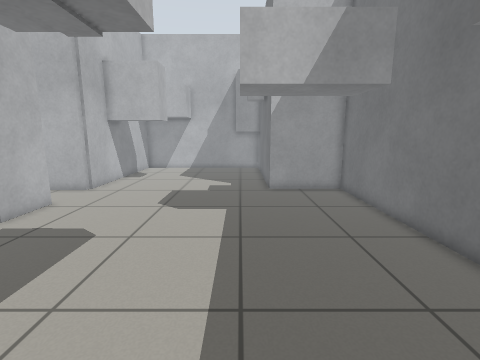
[1] (above)

16 first-person views from a walk through a world built for the Gazebo simulator. The camera is 0.92 m above the floor, tilts 10° down and sees 85° across. The floor is counted in squares, 0.25 m on a side. Each view is taken from the middle of a square. On the plan, view 1 faces up. The plan holds only what a view shows up to about 20 squares ahead; the rest is blank. The place goes on beyond the plan.

[2]
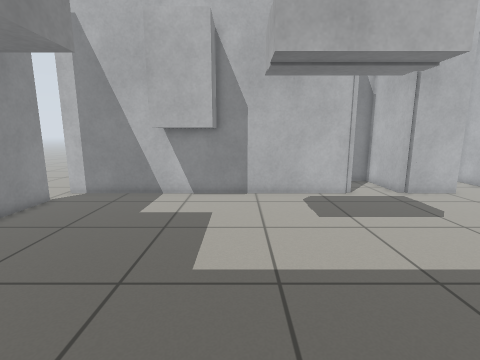

[3]
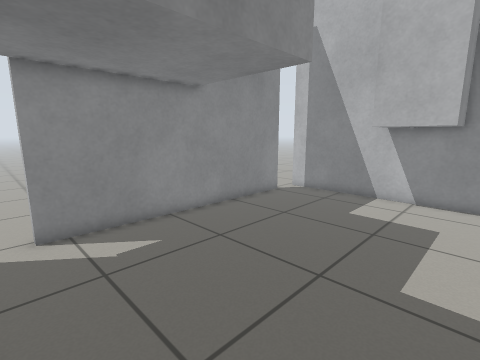

[4]
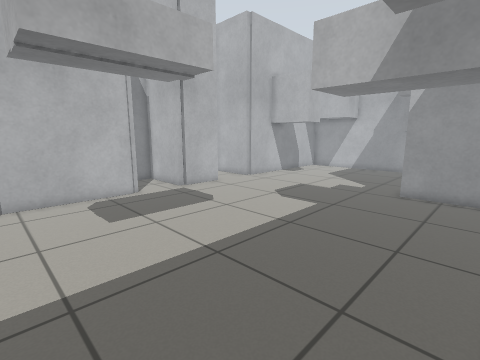

[5]
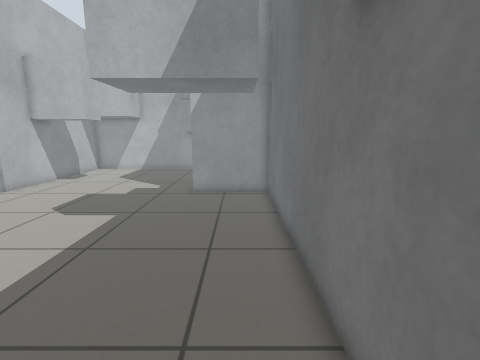

[6]
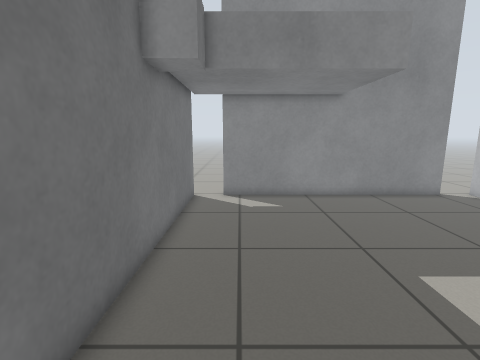

[7]
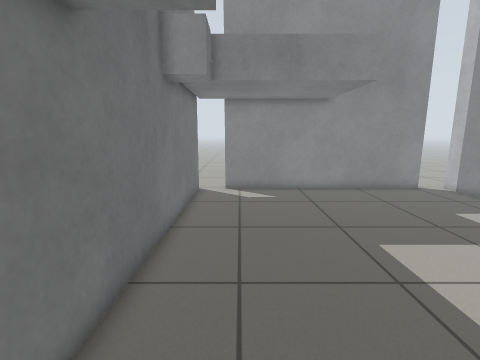

[8]
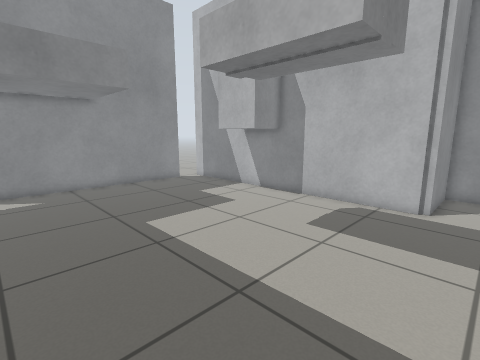

[9]
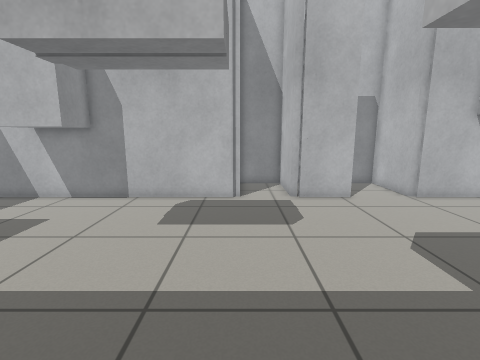

[10]
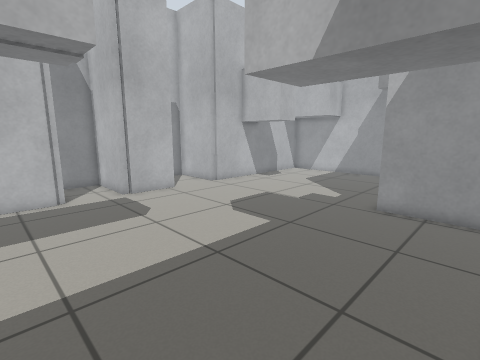

[11]
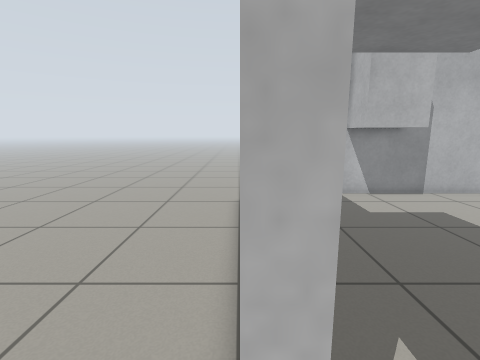

[12]
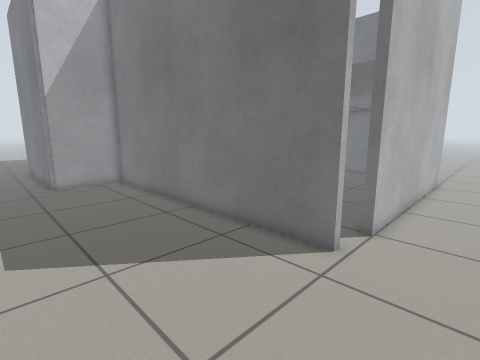

[13]
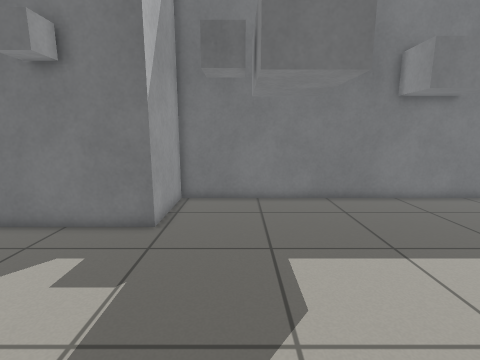

[14]
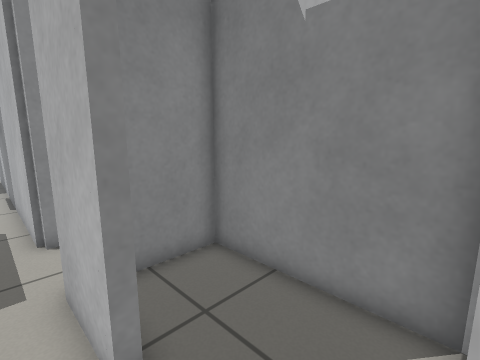

[15]
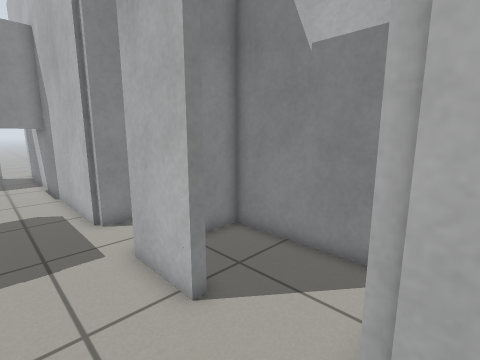

[16]
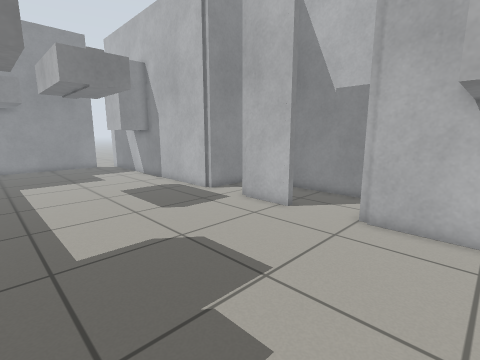

### Floor plan
Key: @ floor where view 1 was taken; # wall or solid block; . floor; B grey box.
Columns run from 18 left of view 1 to 7 right of it. Each row starts with its distance up from view 1.
 21         #   B.......#
 20         #BBBB.......#
 19         #...........#
 18         #...........#####
 17    ######...........######
 16    # ....................#
 15    # ....................#
 14    # ....................#
 13    ##...#.........BBBBBBB#
 12    ##...#.........B.....B#
 11  ..##...#.........B.....B#
 10  ..######.........BBBBBB.#
  9  ..##....................#
  8  ..##....................#
  7  ..######................#
  6  .......#................#
  5  .......#................#
  4  .......#................#
  3  .......#................#
  2 ........#................#
  1 ........#................#
  0 ........#.........@......#
 -1 ........#BB..............#
 -2 ........BBB..............#
 -3 ........BBB..............#
 -4 ........BBB..............#
 -5 ........#BB..............#
 -6 ........#................#
 -7 ........#................#
 -8 ........#................#
 -9 ........#................#
-10  .......#................#
-11   ........##############..
-12    .......................
-13     ......................
-14 .    ................  ...

Where each view was taken, in squares from view 1:
view 1: 0 up, 0 right, facing up
view 2: 0 up, 6 right, facing left
view 3: 0 up, 6 right, facing down-left
view 4: 0 up, 6 right, facing up-left
view 5: 1 up, 5 right, facing up
view 6: 5 up, 4 right, facing down
view 7: 7 up, 4 right, facing down
view 8: 9 up, 4 right, facing down-left
view 9: 7 up, 5 right, facing left
view 10: 4 up, 6 right, facing up-left
view 11: 11 down, 6 right, facing left
view 12: 14 down, 18 left, facing up-right
view 13: 14 up, 8 left, facing right
view 14: 17 up, 9 left, facing down-left
view 15: 18 up, 7 left, facing down-left
view 16: 21 up, 1 right, facing down-left
